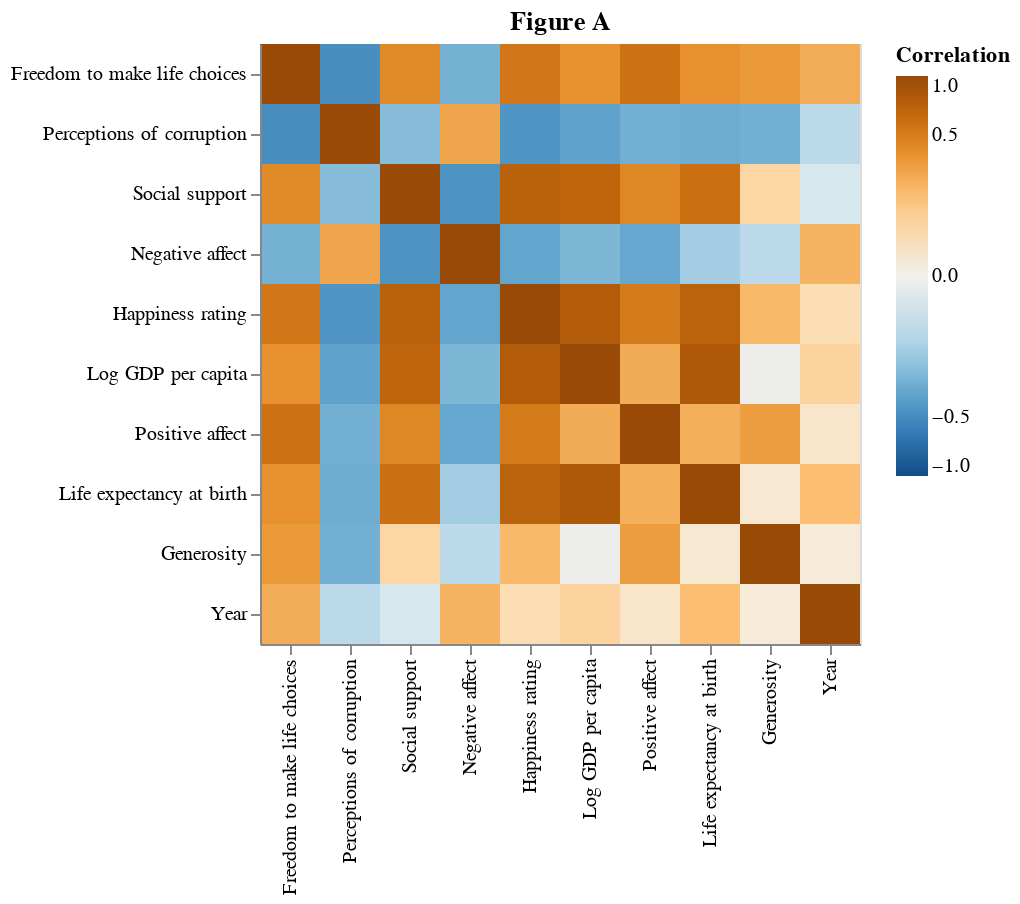

Notebook source saved alongside this figure:
### Markdown cell above
All variables are almost completely nonmissing, so dealing with missing data is not an issue with this specific dataset. In order to get a general sense of what variables might be influencing happiness, we can start by constructing a correlation heatmap.

### Code cell
# construct correlation matrix
corr_mx = whr_data.drop(columns=['Country']).corr()

# melt corr_mx
corr_mx_long = corr_mx.reset_index().rename(
    columns = {'index': 'row'}
).melt(
    id_vars = 'row',
    var_name = 'col',
    value_name = 'Correlation'
)

# construct correlation heatmap
fig_a = alt.Chart(corr_mx_long, title = 'Figure A').mark_rect().encode(
    x = alt.X('col', title = '', sort = {'field': 'Correlation', 'order': 'ascending'}), 
    y = alt.Y('row', title = '', sort = {'field': 'Correlation', 'order': 'ascending'}),
    color = alt.Color('Correlation', 
                      scale = alt.Scale(scheme = 'blueorange', # diverging gradient
                                        domain = (-1, 1), # ensure white = 0
                                        type = 'sqrt'), # adjust gradient scale
                     legend = alt.Legend(tickCount = 5)) # add ticks to colorbar at 0.5 for reference
).properties(width = 300, height = 300)

# display
fig_a

### Figure 1 — Vega-Lite specification as saved in the notebook (floating-point values rounded to 4 significant figures)
{"$schema": "https://vega.github.io/schema/vega-lite/v4.17.0.json", "config": {"view": {"continuousHeight": 300, "continuousWidth": 400}}, "data": {"name": "data-e6703779e12051e656c1dc097e6a332d"}, "datasets": {"data-e6703779e12051e656c1dc097e6a332d": [{"Correlation": 1, "col": "Year", "row": "Year"}, {"Correlation": 0.04595, "col": "Year", "row": "Happiness rating"}, {"Correlation": 0.07777, "col": "Year", "row": "Log GDP per capita"}, {"Correlation": -0.02974, "col": "Year", "row": "Social support"}, {"Correlation": 0.1635, "col": "Year", "row": "Life expectancy at birth"}, {"Correlation": 0.2341, "col": "Year", "row": "Freedom to make life choices"}, {"Correlation": 0.005641, "col": "Year", "row": "Generosity"}, {"Correlation": -0.08139, "col": "Year", "row": "Perceptions of corruption"}, {"Correlation": 0.01923, "col": "Year", "row": "Positive affect"}, {"Correlation": 0.2053, "col": "Year", "row": "Negative affect"}, {"Correlation": 0.04595, "col": "Happiness rating", "row": "Year"}, {"Correlation": 1, "col": "Happiness rating", "row": "Happiness rating"}, {"Correlation": 0.7849, "col": "Happiness rating", "row": "Log GDP per capita"}, {"Correlation": 0.7217, "col": "Happiness rating", "row": "Social support"}, {"Correlation": 0.7135, "col": "Happiness rating", "row": "Life expectancy at birth"}, {"Correlation": 0.5345, "col": "Happiness rating", "row": "Freedom to make life choices"}, {"Correlation": 0.1816, "col": "Happiness rating", "row": "Generosity"}, {"Correlation": -0.4315, "col": "Happiness rating", "row": "Perceptions of corruption"}, {"Correlation": 0.5182, "col": "Happiness rating", "row": "Positive affect"}, {"Correlation": -0.34, "col": "Happiness rating", "row": "Negative affect"}, {"Correlation": 0.07777, "col": "Log GDP per capita", "row": "Year"}, {"Correlation": 0.7849, "col": "Log GDP per capita", "row": "Happiness rating"}, {"Correlation": 1, "col": "Log GDP per capita", "row": "Log GDP per capita"}, {"Correlation": 0.6836, "col": "Log GDP per capita", "row": "Social support"}, {"Correlation": 0.8181, "col": "Log GDP per capita", "row": "Life expectancy at birth"}, {"Correlation": 0.3675, "col": "Log GDP per capita", "row": "Freedom to make life choices"}, {"Correlation": -0.0008542, "col": "Log GDP per capita", "row": "Generosity"}, {"Correlation": -0.3528, "col": "Log GDP per capita", "row": "Perceptions of corruption"}, {"Correlation": 0.2379, "col": "Log GDP per capita", "row": "Positive affect"}, {"Correlation": -0.2475, "col": "Log GDP per capita", "row": "Negative affect"}, {"Correlation": -0.02974, "col": "Social support", "row": "Year"}, {"Correlation": 0.7217, "col": "Social support", "row": "Happiness rating"}, {"Correlation": 0.6836, "col": "Social support", "row": "Log GDP per capita"}, {"Correlation": 1, "col": "Social support", "row": "Social support"}, {"Correlation": 0.5977, "col": "Social support", "row": "Life expectancy at birth"}, {"Correlation": 0.4093, "col": "Social support", "row": "Freedom to make life choices"}, {"Correlation": 0.06857, "col": "Social support", "row": "Generosity"}, {"Correlation": -0.2226, "col": "Social support", "row": "Perceptions of corruption"}, {"Correlation": 0.431, "col": "Social support", "row": "Positive affect"}, {"Correlation": -0.4418, "col": "Social support", "row": "Negative affect"}, {"Correlation": 0.1635, "col": "Life expectancy at birth", "row": "Year"}, {"Correlation": 0.7135, "col": "Life expectancy at birth", "row": "Happiness rating"}, {"Correlation": 0.8181, "col": "Life expectancy at birth", "row": "Log GDP per capita"}, {"Correlation": 0.5977, "col": "Life expectancy at birth", "row": "Social support"}, {"Correlation": 1, "col": "Life expectancy at birth", "row": "Life expectancy at birth"}, {"Correlation": 0.3735, "col": "Life expectancy at birth", "row": "Freedom to make life choices"}, {"Correlation": 0.01078, "col": "Life expectancy at birth", "row": "Generosity"}, {"Correlation": -0.299, "col": "Life expectancy at birth", "row": "Perceptions of corruption"}, {"Correlation": 0.223, "col": "Life expectancy at birth", "row": "Positive affect"}, {"Correlation": -0.1407, "col": "Life expectancy at birth", "row": "Negative affect"}, {"Correlation": 0.2341, "col": "Freedom to make life choices", "row": "Year"}, {"Correlation": 0.5345, "col": "Freedom to make life choices", "row": "Happiness rating"}, {"Correlation": 0.3675, "col": "Freedom to make life choices", "row": "Log GDP per capita"}, {"Correlation": 0.4093, "col": "Freedom to make life choices", "row": "Social support"}, {"Correlation": 0.3735, "col": "Freedom to make life choices", "row": "Life expectancy at birth"}, {"Correlation": 1, "col": "Freedom to make life choices", "row": "Freedom to make life choices"}, {"Correlation": 0.325, "col": "Freedom to make life choices", "row": "Generosity"}, {"Correlation": -0.4765, "col": "Freedom to make life choices", "row": "Perceptions of corruption"}, {"Correlation": 0.5787, "col": "Freedom to make life choices", "row": "Positive affect"}, {"Correlation": -0.2754, "col": "Freedom to make life choices", "row": "Negative affect"}, {"Correlation": 0.005641, "col": "Generosity", "row": "Year"}, {"Correlation": 0.1816, "col": "Generosity", "row": "Happiness rating"}, {"Correlation": -0.0008542, "col": "Generosity", "row": "Log GDP per capita"}, {"Correlation": 0.06857, "col": "Generosity", "row": "Social support"}, {"Correlation": 0.01078, "col": "Generosity", "row": "Life expectancy at birth"}, {"Correlation": 0.325, "col": "Generosity", "row": "Freedom to make life choices"}, {"Correlation": 1, "col": "Generosity", "row": "Generosity"}, {"Correlation": -0.2794, "col": "Generosity", "row": "Perceptions of corruption"}, {"Correlation": 0.3071, "col": "Generosity", "row": "Positive affect"}, {"Correlation": -0.0808, "col": "Generosity", "row": "Negative affect"}, {"Correlation": -0.08139, "col": "Perceptions of corruption", "row": "Year"}, {"Correlation": -0.4315, "col": "Perceptions of corruption", "row": "Happiness rating"}, {"Correlation": -0.3528, "col": "Perceptions of corruption", "row": "Log GDP per capita"}, {"Correlation": -0.2226, "col": "Perceptions of corruption", "row": "Social support"}, {"Correlation": -0.299, "col": "Perceptions of corruption", "row": "Life expectancy at birth"}, {"Correlation": -0.4765, "col": "Perceptions of corruption", "row": "Freedom to make life choices"}, {"Correlation": -0.2794, "col": "Perceptions of corruption", "row": "Generosity"}, {"Correlation": 1, "col": "Perceptions of corruption", "row": "Perceptions of corruption"}, {"Correlation": -0.2806, "col": "Perceptions of corruption", "row": "Positive affect"}, {"Correlation": 0.2663, "col": "Perceptions of corruption", "row": "Negative affect"}, {"Correlation": 0.01923, "col": "Positive affect", "row": "Year"}, {"Correlation": 0.5182, "col": "Positive affect", "row": "Happiness rating"}, {"Correlation": 0.2379, "col": "Positive affect", "row": "Log GDP per capita"}, {"Correlation": 0.431, "col": "Positive affect", "row": "Social support"}, {"Correlation": 0.223, "col": "Positive affect", "row": "Life expectancy at birth"}, {"Correlation": 0.5787, "col": "Positive affect", "row": "Freedom to make life choices"}, {"Correlation": 0.3071, "col": "Positive affect", "row": "Generosity"}, {"Correlation": -0.2806, "col": "Positive affect", "row": "Perceptions of corruption"}, {"Correlation": 1, "col": "Positive affect", "row": "Positive affect"}, {"Correlation": -0.3303, "col": "Positive affect", "row": "Negative affect"}, {"Correlation": 0.2053, "col": "Negative affect", "row": "Year"}, {"Correlation": -0.34, "col": "Negative affect", "row": "Happiness rating"}, {"Correlation": -0.2475, "col": "Negative affect", "row": "Log GDP per capita"}, {"Correlation": -0.4418, "col": "Negative affect", "row": "Social support"}, {"Correlation": -0.1407, "col": "Negative affect", "row": "Life expectancy at birth"}, {"Correlation": -0.2754, "col": "Negative affect", "row": "Freedom to make life choices"}, {"Correlation": -0.0808, "col": "Negative affect", "row": "Generosity"}, {"Correlation": 0.2663, "col": "Negative affect", "row": "Perceptions of corruption"}, {"Correlation": -0.3303, "col": "Negative affect", "row": "Positive affect"}, {"Correlation": 1, "col": "Negative affect", "row": "Negative affect"}]}, "encoding": {"color": {"field": "Correlation", "legend": {"tickCount": 5}, "scale": {"domain": [-1, 1], "scheme": "blueorange", "type": "sqrt"}, "type": "quantitative"}, "x": {"field": "col", "sort": {"field": "Correlation", "order": "ascending"}, "title": "", "type": "nominal"}, "y": {"field": "row", "sort": {"field": "Correlation", "order": "ascending"}, "title": "", "type": "nominal"}}, "height": 300, "mark": "rect", "title": "Figure A", "width": 300}
